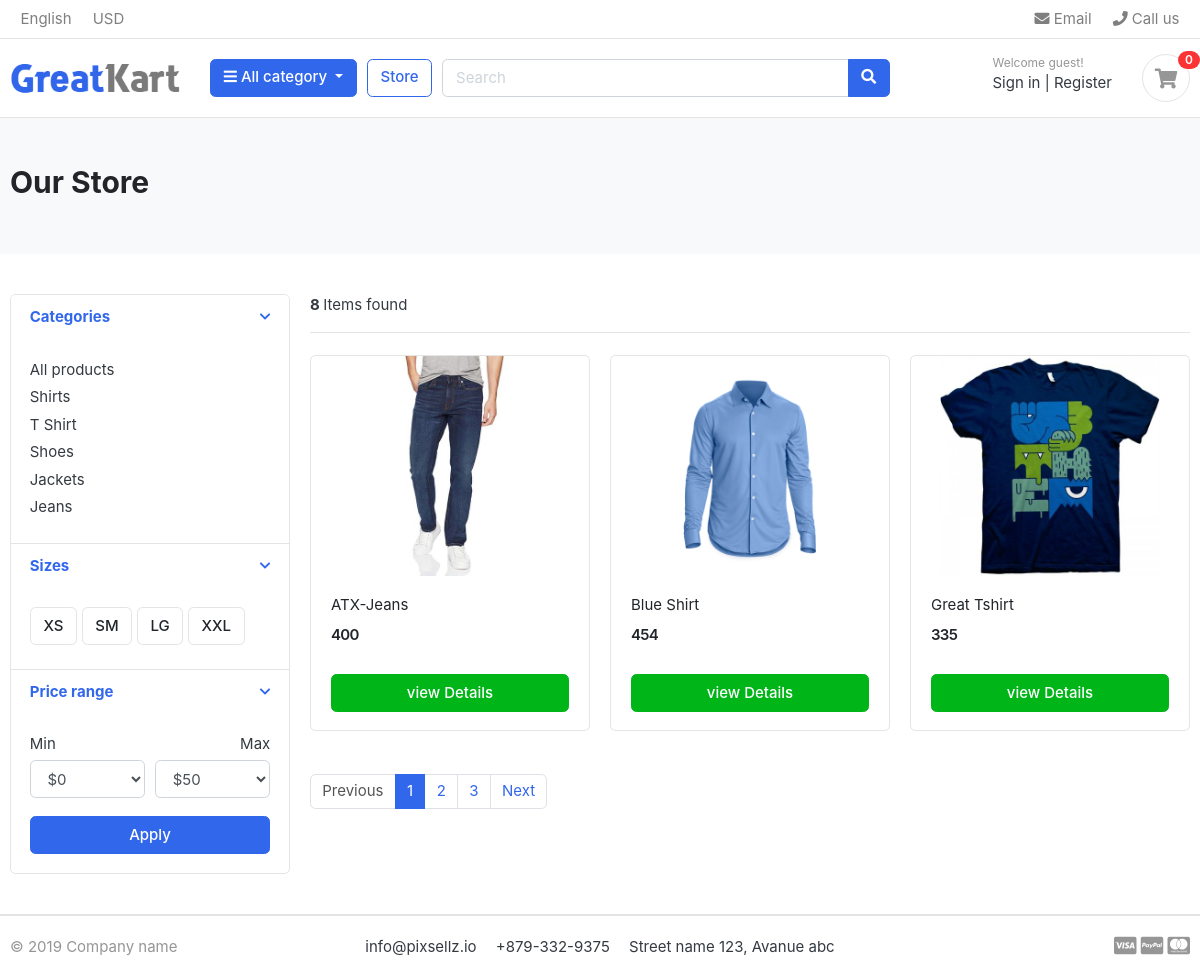
/store/, run on an earlier commit of the app's database.
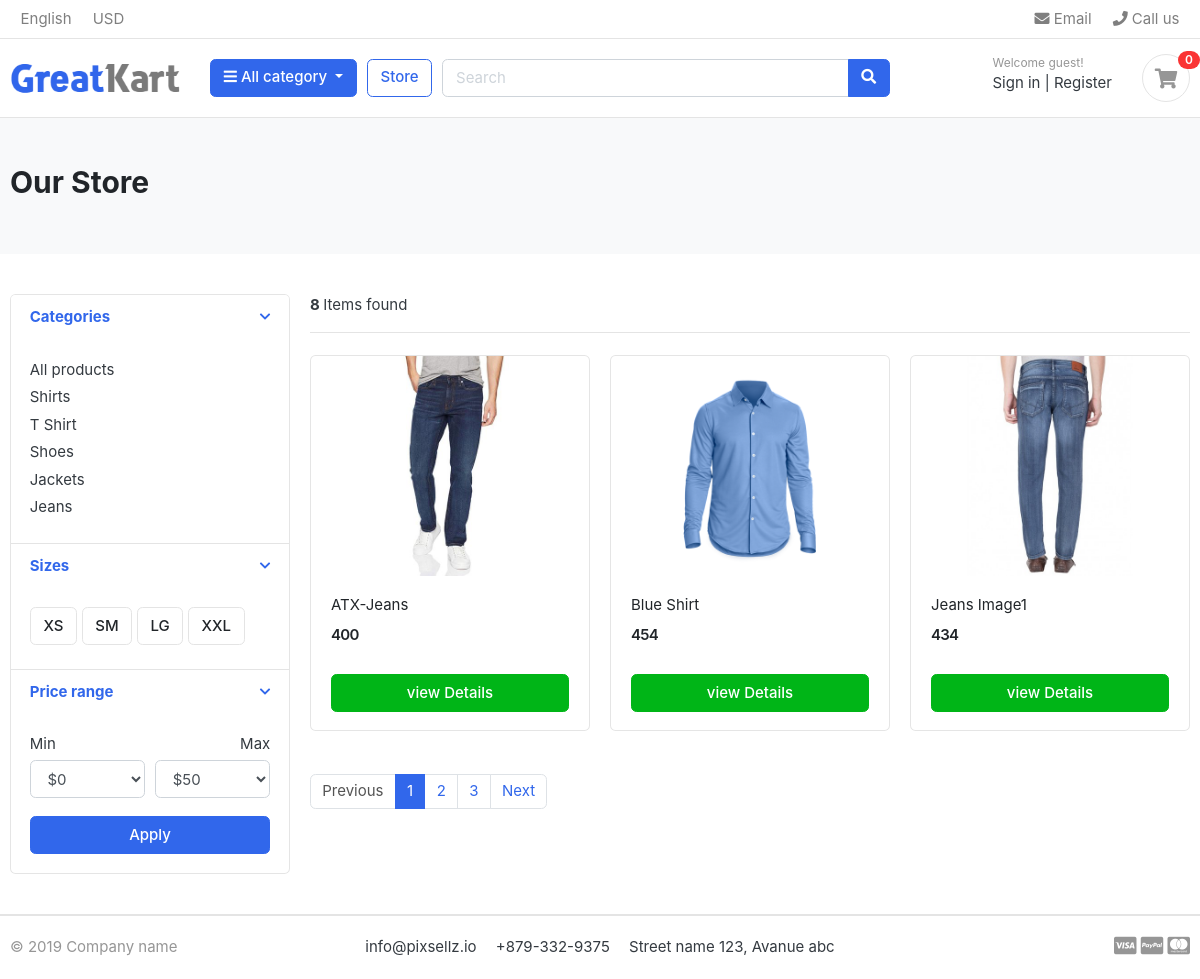
And on a later commit of the database.
### category/models.py (models this page shows, shortened)
class Category(models.Model):
    category_name = models.CharField(max_length=50, unique=True)
    slug = models.SlugField(max_length=100, unique=True) #Categoty URL
    description = models.TextField(max_length=255, blank=True)
    cat_image = models.ImageField(upload_to='photos/categories', blank=True) # blank = True is optional
    class Meta:
        verbose_name = 'Category'
        verbose_name_plural = 'Categories'
    def get_slug_url(self):
        return reverse('products_by_category', args=[self.slug])

### store/models.py (models this page shows, shortened)
class Product(models.Model):
    product_name = models.CharField(max_length=50, unique=True)
    slug = models.SlugField(max_length=50, unique=True)
    description = models.TextField(max_length=100, blank=True)
    price = models.IntegerField()
    Image = models.ImageField(upload_to='photos/products')
    stock = models.IntegerField()
    is_available = models.BooleanField()
    category = models.ForeignKey(Category, on_delete=models.CASCADE)
    created_date = models.DateTimeField(auto_now_add=True)
    modified_date = models.DateTimeField(auto_now=True)
    def get_slug_url(self):
        return reverse('product_detail', args=[self.category.slug, self.slug])

### store/views.py (the view)
# urls.py: path('store/', include('store.urls')),
def store(request, category_slug=None):
    if category_slug != None:
        categories = get_object_or_404(Category, slug=category_slug)
        products = Product.objects.filter(category=categories, is_available=True)
        paginator = Paginator(products, 1)
        page = request.GET.get('page')
        paged_products = paginator.get_page(page)
    else:
        products = Product.objects.all().filter(is_available=True).order_by('id')
        paginator = Paginator(products, 3)
        page = request.GET.get('page')
        paged_products = paginator.get_page(page)
    context = {
        'products': paged_products,
        'product_count': products.count()
    }
    return render(request, 'store/store.html', context=context)

### cart/context_processors.py (called while the page is built)
def counter(request):
    cart_count = 0
    if 'admin' in request.path:
        return {}
    else:
        try:
            cart = Cart.objects.filter(cart_id=_cart_id(request))
            cart_items = CartItem.objects.all().filter(cart=cart[:1])
            for cart_item in cart_items:
                cart_count += cart_item.quantity
        except Cart.DoesNotExist:
            cart_count = 0
    return dict(cart_count=cart_count)

### cart/views.py (called while the page is built)
def _cart_id(request):
    cart = request.session.session_key
    if not cart:
        cart = request.session.create()
    return cart

### category/context_processers.py (called while the page is built)
def menu_links(request):
    links = Category.objects.all()
    return dict(links=links)

### templates/store/store.html (shortened to what the changed rows need)
{% extends 'base.html' %}
{% load static %}
{% block content %}
<section class="section-pagetop bg">
<div class="container">
	{% if 'search' in request.path %}
		<h2 class="title-page">Search Result</h2>
	{% else %}
		<h2 class="title-page">Our Store</h2>
	{% endif %}
</div>
</section>
<section class="section-content padding-y">
<div class="container">
<div class="row">
	<aside class="col-md-3">
<div class="card">
	<article class="filter-group">
		<div class="filter-content collapse show" id="collapse_1" style="">
			<div class="card-body">
				<ul class="list-menu">
					{% for category in links%}
				<li><a href="{{category.get_slug_url}}">{{ category.category_name}}</a></li>
					{% endfor %}
				</ul>
			</div>
		</div>
	</article>
</div>
	</aside>
	<main class="col-md-9">
<div class="row">
    {% for product in products %}
	<div class="col-md-4">
		<figure class="card card-product-grid">
			<div class="img-wrap">
				<a href="{{ product.get_slug_url }}"><img src="{{ product.Image.url }}"></a>
			</div>
			<figcaption class="info-wrap">
				<div class="fix-height">
					<a href="{{ product.get_slug_url }}" class="title">{{ product.product_name }}</a>
					<div class="price-wrap mt-2">
						<span class="price">{{ product.price }}</span>
					</div>
				</div>
				<a href="{{ product.get_slug_url }}" class="btn btn-block btn-success">view Details</a>
			</figcaption>
		</figure>
	</div>
    {% endfor %}
</div>
<nav class="mt-4" aria-label="Page navigation sample">
	{% if products.has_other_pages %}
  <ul class="pagination">
	  {% for i in products.paginator.page_range %}
	  	{% if products.number == i %}
    		<li class="page-item active"><a class="page-link" href="#">{{i}}</a></li>
	  	{% else %}
	  		<li class="page-item"><a class="page-link" href="?page={{i}}">{{i}}</a></li>
	  	{% endif %}
	  {% endfor %}
  </ul>
	{% endif %}
</nav>
	</main>
</div>
</div>
</section>
{% endblock %}

What changed in the data, as far as the page shows it:
removed Product: Image (picture), product_name "Great Tshirt", price "335"
now on this page (row unchanged): Product: Image (picture), product_name "Jeans Image1", price "434"
